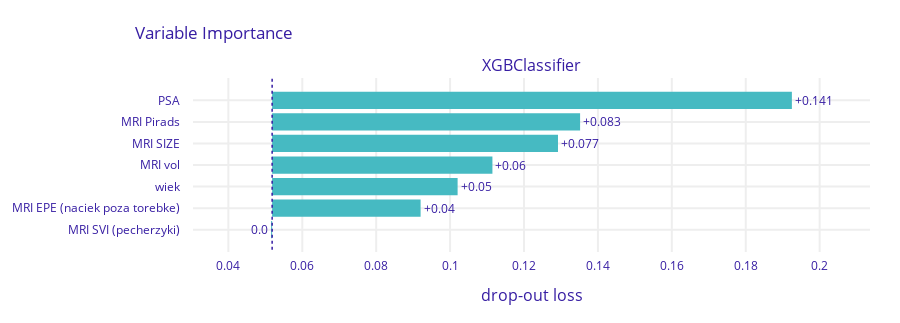

Notebook code cell kept with this figure:
### Code cell
X = df[continueous + categorical]
y = df[target]

param_grid = {
    'classifier__learning_rate': [0.05, 0.1, 0.2],
    'classifier__n_estimators': [200, 400, 800],
    'classifier__max_depth': [3, 6, 9],
    'classifier__subsample': [0.8, 0.9, 1.0],
    'classifier__colsample_bytree': [0.8, 0.9, 1.0],
    'classifier__gamma': [0, 0.1, 0.2]
}

model = XGBClassifier(random_state=2)
#brier score and tuning test split = 0.2


y_true, y_pred, y_pred_probs, false_positive_rate, true_positive_rate, total_roc_auc, trained_model, best_params = train_and_evaluate_model_with_smote(model, X, y, continueous, categorical, n_folds=5, tune_params=True, param_grid=param_grid, tuning_scoring='neg_brier_score', tuning_test_size=0.2)
untrained_model = model.set_params(**best_params)

plot_roc(false_positive_rate, true_positive_rate, total_roc_auc)
plot_confusion_matrix(y_true, y_pred)
plot_feature_importances(trained_model, X, y)
plot_discrimination_threshold(untrained_model, X, y)

### Figure 1 — Plotly figure (JSON) as saved in the notebook; plotly's stock layout.template omitted (floating-point values rounded to 4 significant figures)
{"data": [{"base": 0.05184, "hoverinfo": "text", "hoverlabel": {"bgcolor": "rgba(0,0,0,0.8)"}, "hovertext": ["Model: XGBClassifier loss after<br>variable: PSA is permuted: 0.192<br>Drop-out loss change: +0.141", "Model: XGBClassifier loss after<br>variable: MRI Pirads is permuted: 0.135<br>Drop-out loss change: +0.083", "Model: XGBClassifier loss after<br>variable: MRI SIZE is permuted: 0.129<br>Drop-out loss change: +0.077", "Model: XGBClassifier loss after<br>variable: MRI vol is permuted: 0.111<br>Drop-out loss change: +0.06", "Model: XGBClassifier loss after<br>variable: wiek is permuted: 0.102<br>Drop-out loss change: +0.05", "Model: XGBClassifier loss after<br>variable: MRI EPE (naciek poza torebke) is permuted: 0.092<br>Drop-out loss change: +0.04", "Model: XGBClassifier loss after<br>variable: MRI SVI (pecherzyki) is permuted: 0.052<br>Drop-out loss change: -0.0"], "marker": {"color": "#46bac2"}, "orientation": "h", "showlegend": false, "text": ["+0.141", "+0.083", "+0.077", "+0.06", "+0.05", "+0.04", "0.0"], "textposition": "outside", "type": "bar", "x": [0.1406, 0.08334, 0.07735, 0.05961, 0.05019, 0.04018, -0.0002764], "xaxis": "x", "y": ["PSA", "MRI Pirads", "MRI SIZE", "MRI vol", "wiek", "MRI EPE (naciek poza torebke)", "MRI SVI (pecherzyki)"], "yaxis": "y"}], "layout": {"annotations": [{"font": {"size": 16}, "showarrow": false, "text": "XGBClassifier", "x": 0.5, "xanchor": "center", "xref": "paper", "y": 1, "yanchor": "bottom", "yref": "paper"}, {"font": {"size": 16}, "showarrow": false, "text": "drop-out loss", "x": 0.5, "xanchor": "center", "xref": "paper", "y": 0, "yanchor": "top", "yref": "paper", "yshift": -30}], "font": {"color": "#371ea3"}, "height": 323, "margin": {"b": 71, "r": 30, "t": 78}, "shapes": [{"line": {"color": "#371ea3", "dash": "dot", "width": 1.5}, "type": "line", "x0": 0.05184, "x1": 0.05184, "xref": "x", "y0": -1, "y1": 7, "yref": "y"}], "title": {"text": "Variable Importance", "x": 0.15}, "xaxis": {"anchor": "y", "automargin": true, "domain": [0, 1], "fixedrange": true, "gridwidth": 2, "range": [0.03043, 0.2136], "tickcolor": "white", "ticklen": 3, "ticks": "outside", "type": "linear", "zeroline": false}, "yaxis": {"anchor": "x", "automargin": true, "autorange": "reversed", "domain": [0, 1], "fixedrange": true, "gridwidth": 2, "tickcolor": "white", "ticklen": 10, "ticks": "outside", "type": "category"}}}
